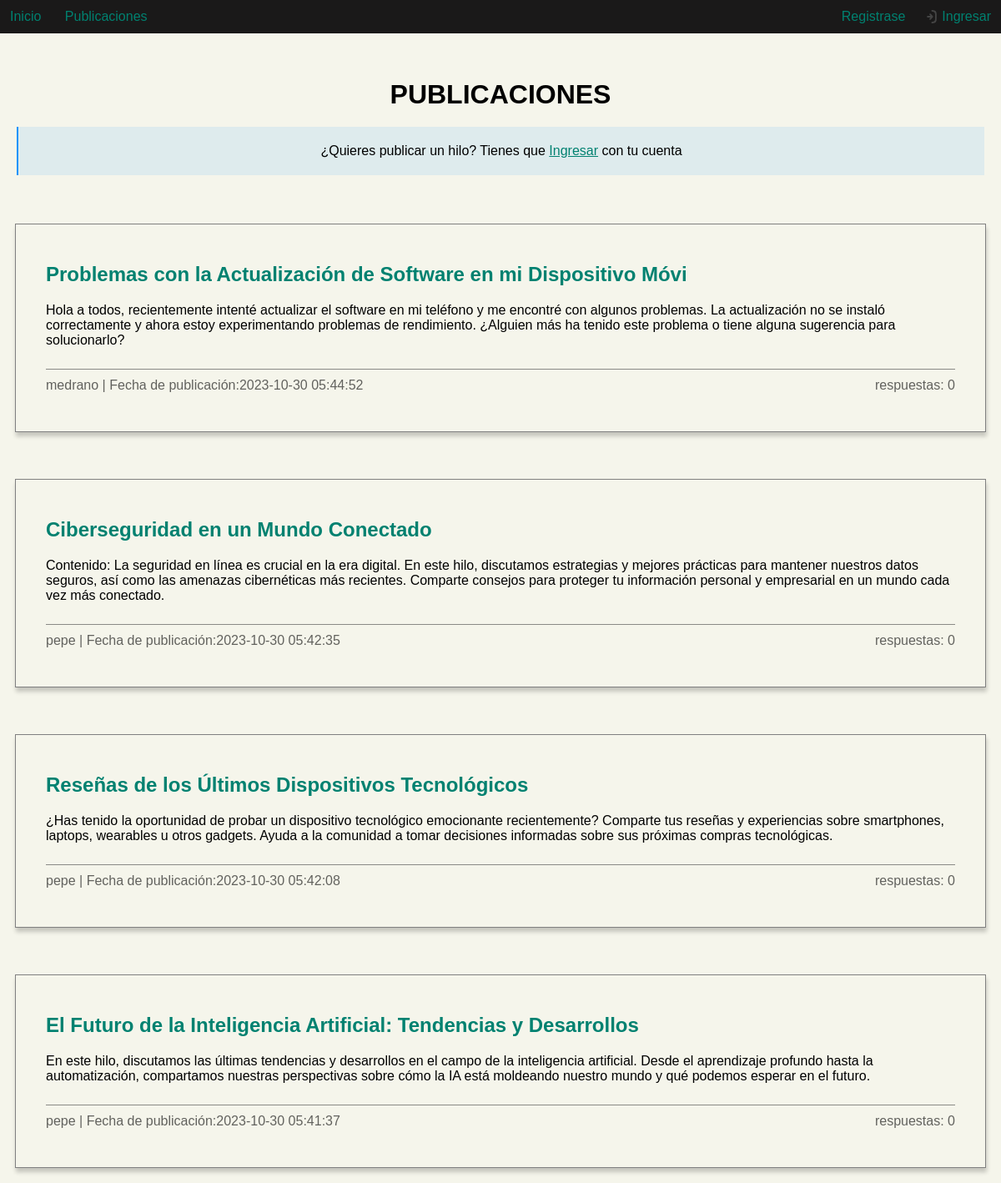
The page / on the database its author committed.
### tables this page shows
CREATE TABLE `hilo` (
  `id` int(11) NOT NULL,
  `titulo` varchar(250) NOT NULL,
  `contenido` varchar(1000) NOT NULL,
  `fecha_creacion` timestamp NOT NULL DEFAULT current_timestamp(),
  `usuario_id` int(11) NOT NULL
);

CREATE TABLE `usuario` (
  `id` int(11) NOT NULL,
  `usuario` varchar(60) NOT NULL,
  `correo` varchar(60) NOT NULL,
  `clave` varchar(60) NOT NULL,
  `fecha_registro` timestamp NOT NULL DEFAULT current_timestamp()
);

### controllers/threadcontroller.php (called while the page is built, shortened)
<?php
final class ThreadController extends SessionController
{
    function index()
    {
        $threads = $this->getThreadsAll();
        $threadsAllInfo = [];
        foreach ($threads as $thread) {
            $thread['usuario'] = $this->getUser($thread['usuario']);
            $thread['respuestas'] = $this->countAnswers($thread['id']);
            array_push($threadsAllInfo, $thread);
        }
        $this->view->render('thread/index', ['user' => $this->user, 'threads' => $threadsAllInfo]);
    }
    private function getThreadsAll($n = 10)
    {
        $thread = new ThreadModel();
        return $thread->getThreadLimit($n, true);
    }
    private function getUser($userId)
    {
        $user = new UserModel();
        $user->getById($userId);
        $userInfo = [];
        $userInfo['id'] = $user->getId();
        $userInfo['usuario'] = $user->getUsername();
        return $userInfo;
    }
    private function countAnswers($threadId)
    {
        $answer = new AnswerModel();
        return $answer->countAnswersByThreadId($threadId);
    }
}

### libs/app.php (called while the page is built, shortened)
<?php
class App
{
    private $method = 'index';
    function __construct()
    {
        $url = $this->parseUrl();
        $this->controller = new $this->controllerName;
        $this->params = $url ? array_values($url) : [];
        $this->controller->{$this->method}($this->params);
    }
}

### index.php (called while the page is built, shortened)
<?php
require_once 'libs/app.php';
require_once 'libs/view.php';
$app = new App();

### models/threadmodel.php (called while the page is built, shortened)
<?php
class ThreadModel extends Model implements IModel
{
    private $id;
    private $title;
    private $content;
    private $creationDate;
    private $userId;
    public function getThreadLimit($n, $toArray = false)
    {
        $items = [];
        try {
            $pdo = $this->db->connect();
            $query = $pdo->prepare('SELECT * FROM hilo ORDER BY fecha_creacion DESC LIMIT :n');
            $query->execute(['n' => $n]);
            if ($query->rowCount() > 0) {
                while ($p = $query->fetch(PDO::FETCH_ASSOC)) {
                    $item = new ThreadModel();
                    $item->from($p);
                    if ($toArray) {
                        $item = $item->toArray();
                    }
                    array_push($items, $item);
                }
                return $items;
            } else {
                return null;
            }
        } catch (PDOException $e) {
            return false;
        }
    }
    public function from($array)
    {
        $this->id = $array['id'];
        $this->title = $array['titulo'];
        $this->content = $array['contenido'];
        $this->creationDate = $array['fecha_creacion'];
        $this->userId = $array['usuario_id'];
    }
    public function toArray()
    {
        $array = [];
        $array['id'] = $this->id;
        $array['titulo'] = $this->title;
        $array['contenido'] = $this->content;
        $array['fecha_creacion'] = $this->creationDate;
        $array['usuario'] = $this->userId;
        return $array;
    }
}

### models/usermodel.php (called while the page is built, shortened)
<?php
class UserModel extends Model implements IModel
{
    public function getById($id)
    {
        try {
            $pdo = $this->db->connect();
            $query = $pdo->prepare('SELECT * FROM usuario  WHERE id =:id ');
            $query->execute(['id' => $id]);
            return $this;
        } catch (PDOException $e) {
            error_log('UserModel::getById ' . $e->getMessage());
            return false;
        }
    }
}

### views/thread/index.php (the view, shortened to what this page needs)
<?php
$threads = $this->d['threads'];
$user = $this->d['user'];
?>
<!DOCTYPE html>
<html lang="es">
<head>
    <link rel="stylesheet" href="<?php echo constant('URL') ?>public/css/styles.css">
</head>
<body>
    <?php require 'views/header.php' ?>
    <div class="container">
        <h1>PUBLICACIONES</h1>
        <?php
        if ($user) {
        ?>
            <div class="new-thread">
                <form action="<?php echo constant('URL') ?>thread/newThread" class="form" method="post">
                    <div class="form-group">
                        <label>titulo</label>
                        <input type="text" class="text-in" name="title">
                    </div>
                    <div class="form-group">
                        <label>Contenido</label>
                        <textarea name="content" class="text-in " cols="30" rows="5"></textarea>
                    </div>
                    <button type="submit" class="btn"> Publicar</button>
                </form>
            </div>
        <?php
        } else {
            echo '<div class="message"> ¿Quieres publicar un hilo? Tienes que <a href="' . constant('URL') . 'login">Ingresar</a> con tu cuenta </div>';
        }
        ?>
        <div class="threads">
            <?php
            foreach ($threads as $thread) {
            ?>
                <div class="thread">
                    <div class="thread-header">
                        <h2><a href="<?php echo constant('URL') . 'thread/info/' . $thread['id'] ?>"><?php echo $thread['titulo']; ?></a></h2>
                    </div>
                    <div class="thread-content">
                        <p><?php echo $thread['contenido']; ?></p>
                    </div>
                    <div class="thread-footer">
                        <div>
                            <label class="t_user"></span> <?php echo $thread['usuario']['usuario']; ?></label> | <label class="t_public-date">Fecha de publicación:</label><span><?php echo $thread['fecha_creacion']; ?></span>
                        </div>
                        <div>
                            <span>respuestas: <?php echo $thread['respuestas']; ?></span>
                        </div>
                    </div>
                </div>
            <?php
            }
            ?>
        </div>
    </div>
</body>
</html>

### libs/view.php (shortened to what this page needs)
<?php
class View
{
    public function render($viewName, $data = [])
    {
        $viewPath = "views/$viewName.php";
        if (file_exists($viewPath)) {
            $this->d = $data;
            require $viewPath;
        } else {
            echo "La vista '$viewName' no se encuentra.";
        }
    }
}

### views/header.php (shortened to what this page needs)
<header>
    <nav>
        <div class="pantallasBig">
                <div class="nav-left">
                    <a href="<?php echo  constant('URL') ?>">Inicio</a>
                    <a href="<?php echo  constant('URL') ?>thread">Publicaciones</a>
                </div>
                <div class="nav-right">
                    <?php
                        if (isset($user)) {
                            echo '<a href="' . constant('URL') . 'profile" class="h_link"><label class="h_user"> <span class="i-user"></span>' . $user->getUsername() . '</label></a>';
                            echo '<a href="' . constant('URL') . 'logout" class="h_link"><span class="i-logout"></span> Cerrar sesión</a>';
                        } else {
                            echo '<a href="' . constant('URL') . 'signup" class="h_link">Registrase</a>';
                            echo '<a href="' . constant('URL') . 'login" class="h_link"><span class="i-login"></span> Ingresar</a>';
                        }
                    ?>
                </div>
        </div>
    </nav>
</header>

### public/css/styles.css (style rules this page uses)
* { padding: 0; margin: 0; box-sizing: border-box; }
:root { --body-color: #0f0f0f; --color-primary: #005B41; --color-secondary: #1a1919; --color-link: #008170; }
a { color: var(--color-link); }
body { font-family: 'Trebuchet MS', 'Lucida Sans Unicode', 'Lucida Grande', 'Lucida Sans', Arial, sans-serif; background-color: var(--body-color); }
h1 { margin: auto; text-align: center; }
header { background-color: var(--color-secondary); color: #008170; position: fixed; width: 100%; }
header a { color: inherit; text-decoration: none; padding: 10px 12px; }
.nav-right { display: flex; align-items: center; }
.pantallasBig { max-width: 1200px; height: 40px; display: flex; justify-content: space-between; align-items: center; margin: 0 auto; }
.h_link { display: flex; align-items: center; gap: 4px; }
.i-login { content: url(../icons/login.svg); width: 1em; height: 1em; color: currentColor; }
.container { padding-top: 95px; min-height: 100vh; max-width: 1200px; margin: 0 auto; background-color: #F5F5EB; overflow: hidden; }
.message { background-color: #0d93f919; border-left: solid 2px #0d93f9; margin: 20px; padding: 20px; text-align: center; }
.threads { margin-top: 40px; display: flex; flex-direction: column; gap: 20px; }
.thread { margin: 1.5%; padding: 3%; border: gray 1px solid; box-shadow: 1px 5px 5px rgba(0, 0, 0, 0.2); }
.thread a { color: var(--color-link); text-decoration: none; }
.thread-header { padding: 10px 0; }
.thread-content { padding: 10px 0; margin-bottom: 15px; }
.thread-footer { opacity: 0.6; padding: 10px 0; border-top: solid 1px #444; display: flex; justify-content: space-between; align-items: center; }

### rows shown on the page
hilo: titulo "Problemas con la Actualización de Software en mi Dispositivo Móvi", contenido "Hola a todos, recientemente intenté actualizar el software en mi teléfono y me encontré con algunos problemas. La actualización no se instaló correctamente y ahora estoy experimentando problemas de rendimiento. ¿Alguien más ha tenido este problema o tiene alguna sugerencia para solucionarlo?", usuario.usuario "medrano", fecha_creacion "2023-10-30 05:44:52", respuestas "0"
hilo: titulo "Ciberseguridad en un Mundo Conectado", contenido "Contenido: La seguridad en línea es crucial en la era digital. En este hilo, discutamos estrategias y mejores prácticas para mantener nuestros datos seguros, así como las amenazas cibernéticas más recientes. Comparte consejos para proteger tu información personal y empresarial en un mundo cada vez más conectado.", usuario.usuario "pepe", fecha_creacion "2023-10-30 05:42:35", respuestas "0"
hilo: titulo "Reseñas de los Últimos Dispositivos Tecnológicos", contenido "¿Has tenido la oportunidad de probar un dispositivo tecnológico emocionante recientemente? Comparte tus reseñas y experiencias sobre smartphones, laptops, wearables u otros gadgets. Ayuda a la comunidad a tomar decisiones informadas sobre sus próximas compras tecnológicas.", usuario.usuario "pepe", fecha_creacion "2023-10-30 05:42:08", respuestas "0"
hilo: titulo "El Futuro de la Inteligencia Artificial: Tendencias y Desarrollos", contenido "En este hilo, discutamos las últimas tendencias y desarrollos en el campo de la inteligencia artificial. Desde el aprendizaje profundo hasta la automatización, compartamos nuestras perspectivas sobre cómo la IA está moldeando nuestro mundo y qué podemos esperar en el futuro.", usuario.usuario "pepe", fecha_creacion "2023-10-30 05:41:37", respuestas "0"
